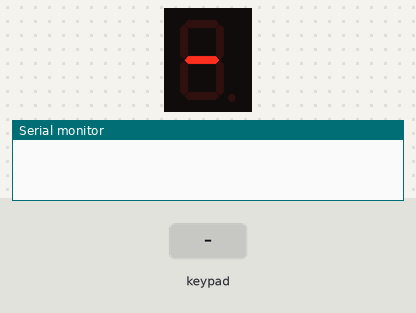
Recording of a sketch running on a simulated Arduino Mega 2560, built with avr-gcc and run on an emulated ATmega2560. Parts: 1-digit seven-segment display, the last lines printed to the serial monitor. The test bench sets the inputs (shaded band). Random numbers use the default seed unless the sketch sets one.

Above: at 1.2 s.
1.3 s: keypad keys 2 5 2 4 2 3 2 2 pressed 0.4 s apart
At 5.35 s:
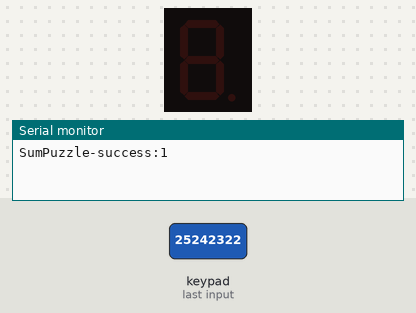
6.6 s: key 'A' pressed
At 7.3 s:
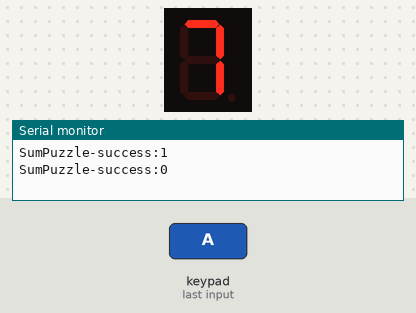
Timing chart, 0 to 9.6 s (numbered marks = the images above; inputs shaded):
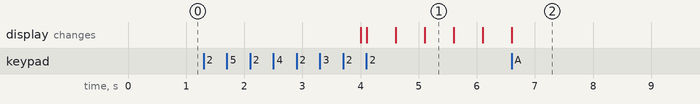

The sketch:

SumPuzzle.ino
```cpp
#include "SevSeg.h"
#include "Keypad.h"

const byte ROWS = 4; // number of rows
const byte COLS = 4; // number of columns
char keys[ROWS][COLS] =
    {
        {'1', '2', '3', 'A'},
        {'4', '5', '6', 'B'},
        {'7', '8', '9', 'C'},
        {'*', '0', '#', 'D'}};

byte rowPins[ROWS] = {29, 28, 27, 26};
byte colPins[COLS] = {25, 24, 23, 22};
Keypad keypad = Keypad(makeKeymap(keys), rowPins, colPins, ROWS, COLS);
SevSeg sevseg;

void setup()
{
  byte numDigits = 1;
  byte digitPins[] = {};
  byte segmentPins[] = {6, 5, 2, 3, 4, 7, 8, 9};
  bool resistorsOnSegments = true;

  byte hardwareConfig = COMMON_CATHODE;
  sevseg.begin(hardwareConfig, numDigits, digitPins, segmentPins, resistorsOnSegments);
  sevseg.setBrightness(90);

  Serial.begin(9600);
  Serial.setTimeout(100);

  reset();
}

const long NEWNUM_INTERVAL = 4000;
const long BLINK_INTERVAL = 500;
const long INPUT_TIMEOUT = 2000;
const long SERIAL_UPDATE_INTERVAL = 5000;

unsigned long lastNewNum;
unsigned long lastBlink;
unsigned long lastKeyPress;
unsigned long lastSerialUpdateSent;

byte input1;
byte input2;
byte targetNumber;
bool displayOff;

const byte NO_INPUT_NUM = 11;
const String MY_NAME = "SumPuzzle";
const int LF = 10;

String serialAction;
bool sendSerialUpdate;

bool success;
bool debug;

void reset()
{
  success = false;
  debug = false;
  targetNumber = -1;
  displayOff = true;
  input1 = NO_INPUT_NUM;
  input2 = NO_INPUT_NUM;
  sendSerialUpdate = false;
  serialAction = "";

  lastNewNum = 0;
  lastBlink = 0;
  lastKeyPress = 0;
  lastSerialUpdateSent = 0;
}

void loop()
{
  checkInputs();
  processSerialActions();
  processState();
  updateOutputs();
}

void checkInputs()
{
  checkKeyPress();
  checkSerial();
  checkTimers();
}

void checkKeyPress()
{
  char key = keypad.getKey();

  if (key != NO_KEY)
  {
    lastKeyPress = millis();
    if (key >= '0' && key < '9')
    {
      byte newNum = key - '0';
      input1 = input2;
      input2 = newNum;
    }
    else if (key == 'A')
      reset();
  }
}

void checkSerial()
{
  if (Serial.available())
  {
    String received = Serial.readStringUntil(LF);
    bool payAttention = received.startsWith(MY_NAME + ":") || received.startsWith("All:");

    if (payAttention)
    {
      int separator = received.indexOf(':');
      serialAction = received.substring(separator + 1);
    }
  }
}

void checkTimers()
{
  unsigned long currentMillis = millis();

  if (currentMillis - lastSerialUpdateSent > SERIAL_UPDATE_INTERVAL)
    onSerialUpdateNeeded();

  if (!success)
  {
    if (currentMillis - lastKeyPress > INPUT_TIMEOUT)
      onInputTimeout();

    if (currentMillis - lastNewNum >= NEWNUM_INTERVAL)
      onNeedNewNumber();
  }
  else
  {
    if (currentMillis - lastBlink >= BLINK_INTERVAL)
      onBlink();
  }
}

void onInputTimeout()
{
  input1 = NO_INPUT_NUM;
  input2 = NO_INPUT_NUM;
}

void onNeedNewNumber()
{
  lastNewNum = millis();

  byte newNumber = random(9);
  while (targetNumber == newNumber)
    newNumber = random(9);

  targetNumber = newNumber;
}

void onBlink()
{
  lastBlink = millis();
  displayOff = !displayOff;
}

void onSerialUpdateNeeded()
{
  lastSerialUpdateSent = millis();
  sendSerialUpdate = true;
}

void processSerialActions()
{
  if (serialAction == F("RESET"))
  {
    serialAction;
    reset();
  }
  else if (serialAction == F("DEBUG-ON"))
  {
    debug = true;
  }
  else if (serialAction == F("DEBUG-OFF"))
  {
    debug = false;
  }

  serialAction = "";
}

void processState()
{
  if(!success && targetNumber != -1)
    displayOff = false;

  if (input1 + input2 == targetNumber)
    success = true;
}

void updateOutputs()
{
  updateDisplay();

  if (sendSerialUpdate)
  {
    sendSerialUpdate = false;

    if (debug)
      statusToSerial();

    successToSerial();
  }
}

void updateDisplay()
{
  if (!displayOff)
  {
    sevseg.setNumber(targetNumber);
    sevseg.refreshDisplay();
  }
  else
  {
    sevseg.blank();
  }
}

void successToSerial()
{
  Serial.print(MY_NAME + F("-success:"));
  Serial.println(success);
}

void statusToSerial()
{
  Serial.print(MY_NAME + F("-debug:"));

  Serial.print(F("targetNumber="));
  Serial.print(targetNumber);

  Serial.print(F(",input1="));
  if (input1 != NO_INPUT_NUM)
    Serial.print(input1);
  else
    Serial.print("-");

  Serial.print(F(",input2="));
  if (input2 != NO_INPUT_NUM)
    Serial.print(input2);
  else
    Serial.print("-");

  Serial.print(F(",success="));
  Serial.println(success);
}
```

Measured:
- what the display in image 1 shows lasts 0.5 s, from 5.1 s to 5.6 s
